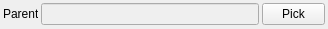
<?xml version="1.0" encoding="UTF-8"?>
<ui version="4.0">
 <class>Form</class>
 <widget class="QWidget" name="Form">
  <property name="geometry">
   <rect>
    <x>0</x>
    <y>0</y>
    <width>328</width>
    <height>29</height>
   </rect>
  </property>
  <property name="windowTitle">
   <string>Form</string>
  </property>
  <layout class="QGridLayout" name="gridLayout">
   <property name="margin">
    <number>3</number>
   </property>
   <property name="spacing">
    <number>3</number>
   </property>
   <item row="1" column="2">
    <widget class="QPushButton" name="uiPickBTN">
     <property name="sizePolicy">
      <sizepolicy hsizetype="Fixed" vsizetype="Fixed">
       <horstretch>0</horstretch>
       <verstretch>0</verstretch>
      </sizepolicy>
     </property>
     <property name="minimumSize">
      <size>
       <width>63</width>
       <height>0</height>
      </size>
     </property>
     <property name="maximumSize">
      <size>
       <width>63</width>
       <height>16777215</height>
      </size>
     </property>
     <property name="text">
      <string>Pick</string>
     </property>
    </widget>
   </item>
   <item row="1" column="0">
    <widget class="QLabel" name="label_3">
     <property name="sizePolicy">
      <sizepolicy hsizetype="Fixed" vsizetype="Preferred">
       <horstretch>0</horstretch>
       <verstretch>0</verstretch>
      </sizepolicy>
     </property>
     <property name="minimumSize">
      <size>
       <width>35</width>
       <height>0</height>
      </size>
     </property>
     <property name="maximumSize">
      <size>
       <width>35</width>
       <height>16777215</height>
      </size>
     </property>
     <property name="text">
      <string>Parent</string>
     </property>
    </widget>
   </item>
   <item row="1" column="1">
    <widget class="QLineEdit" name="uiParent">
     <property name="enabled">
      <bool>false</bool>
     </property>
    </widget>
   </item>
  </layout>
 </widget>
 <resources/>
 <connections/>
</ui>
